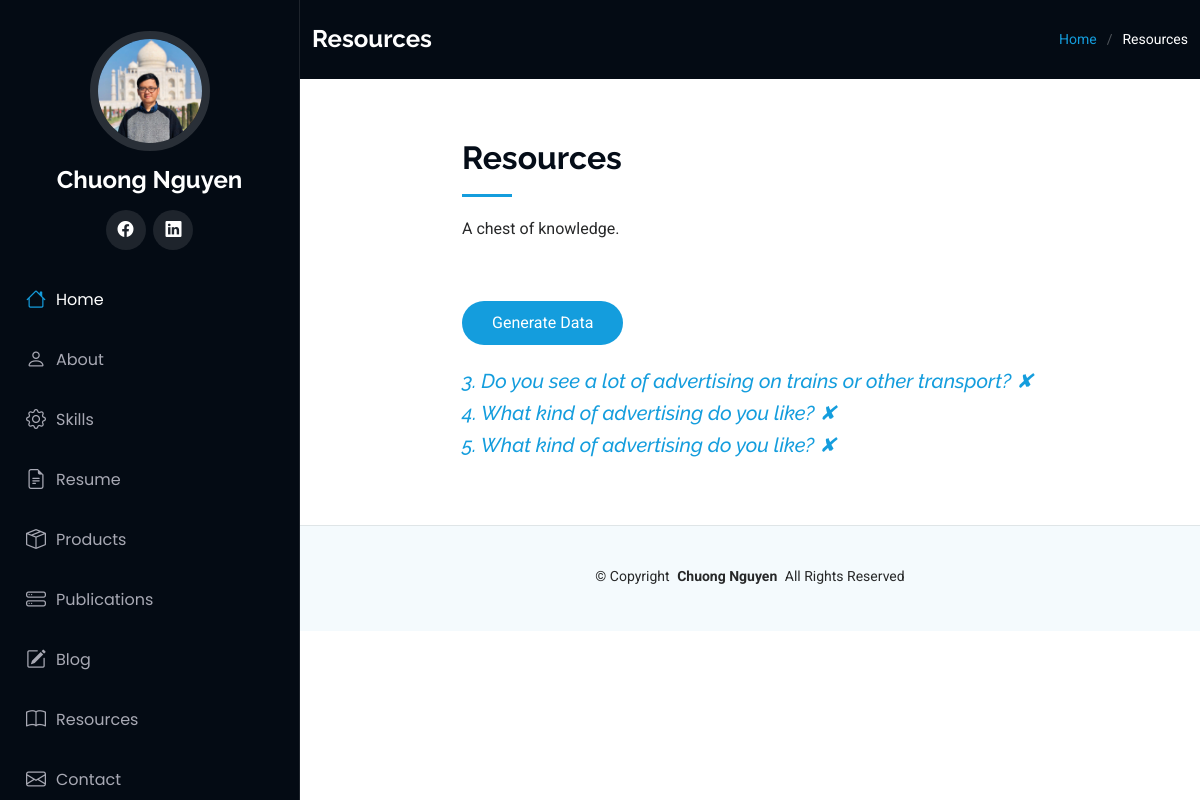
/resources (signed in), run on the app's committed database.
### main.py (models this page shows)
class SpeakingEnglish(db.Model):
    __tablename__ = "speaking"
    id: Mapped[int] = mapped_column(Integer, primary_key=True)
    topic: Mapped[str] = mapped_column(String(300), nullable=False)
    solution: Mapped[str] = mapped_column(Text, nullable=False)

### main.py (the view)
@app.route('/resources', methods=['GET', 'POST'])
def resources():
    topic_data = db.session.execute(db.select(SpeakingEnglish)).scalars()
    generate_data = GenerateButton()
    if generate_data.validate_on_submit():
        topics_bank = web_scrapping()
        with open('static/assets/files/speaking-part-one.csv', 'a', newline='') as data_file:
            writer = csv.writer(data_file)
            writer.writerow(topics_bank)
        return redirect(url_for('resources'))
    return render_template('resources.html', generate_button=generate_data, topics=topic_data, current_user=current_user)

### main.py
class GenerateButton(FlaskForm):
    generate = SubmitField('Generate Data')

### main.py (called while the page is built)
@login_manager.user_loader
def load_user(user_id):
    return db.get_or_404(User, user_id)

### templates/resources.html (shortened to what this page needs)
{% from 'bootstrap5/form.html' import render_form %}
{% extends 'base.html' %}
  {% block content %}
  <main class="main">
    <div class="page-title dark-background">
      <div class="container d-lg-flex justify-content-between align-items-center">
        <h1 class="mb-2 mb-lg-0">Resources</h1>
        <nav class="breadcrumbs">
          <ol>
            <li><a href="{{url_for('home')}}">Home</a></li>
            <li class="current">Resources</li>
          </ol>
        </nav>
      </div>
    </div>
    <section id="starter-section" class="starter-section section">
      <div class="container section-title" data-aos="fade-up">
        <div class="row">
          <div class="col-lg-8 mx-auto">
            <h2>Resources</h2>
            <p>A chest of knowledge.</p>
          </div>
        </div>
      </div>
      {% if current_user.id == 1: %}
      <div class="container">
        <div class="row">
          <div class="col-lg-8 mx-auto pb-4">
            {{render_form(generate_button)}}
          </div>
        </div>
      </div>
      {% endif %}
      {% for topic in topics:%}
      <div class="container" data-aos="fade-up">
        <div class="row">
          <div class="col-lg-8 mx-auto rounded text-body-emphasis">
            <h5 class="display-8 fst-italic"><a href="{{url_for('resource_detail', topic_id=topic.id)}}">{{topic.id}}. {{topic.topic}}</a>
            {% if current_user.id == 1:%}
              <a href="{{url_for('delete_topic', topic_id=topic.id)}}">✘</a>
            {% endif %}
            </h5>
          </div>
        </div>
      </div>
      {% endfor %}
    </section>
  </main>
  {% endblock %}

### static/assets/css/main.css (style rules this page uses)
:root { --default-font: "Roboto", system-ui, -apple-system, "Segoe UI", Roboto, "Helvetica Neue", Arial, "Noto Sans", "Liberation Sans", sans-serif, "Apple Color Emoji", "Segoe UI Emoji", "Segoe UI Symbol", "Noto Color Emoji"; --heading-font: "Raleway", sans-serif; --nav-font: "Poppins", sans-serif; }
:root { --background-color: #ffffff; --default-color: #272829; --heading-color: #050d18; --accent-color: #149ddd; --surface-color: #ffffff; --contrast-color: #ffffff; }
:root { --nav-color: #a8a9b4; --nav-hover-color: #ffffff; --nav-mobile-background-color: #040b14; --nav-dropdown-background-color: #040b14; --nav-dropdown-color: #a8a9b4; --nav-dropdown-hover-color: #ffffff; }
.dark-background { --background-color: #040b14; --default-color: #ffffff; --heading-color: #ffffff; --surface-color: #151f2b; --contrast-color: #ffffff; }
:root { scroll-behavior: smooth; }
body { color: var(--default-color); background-color: var(--background-color); font-family: var(--default-font); }
a { color: var(--accent-color); text-decoration: none; transition: 0.3s; }
h1, h2, h3, h4, h5, h6 { color: var(--heading-color); font-family: var(--heading-font); }
@media (min-width: 1200px) { .header~main, .header~#footer { margin-left: 300px; } }
.page-title { color: var(--default-color); background-color: var(--background-color); padding: 25px 0; position: relative; }
.page-title h1 { font-size: 24px; font-weight: 700; }
.page-title .breadcrumbs ol { display: flex; flex-wrap: wrap; list-style: none; padding: 0; margin: 0; font-size: 14px; font-weight: 400; }
.page-title .breadcrumbs ol li+li { padding-left: 10px; }
.page-title .breadcrumbs ol li+li::before { content: "/"; display: inline-block; padding-right: 10px; color: color-mix(in srgb, var(--default-color), transparent 70%); }
section, .section { color: var(--default-color); background-color: var(--background-color); padding: 60px 0; overflow: clip; }
.section-title { padding-bottom: 60px; position: relative; }
.section-title h2 { font-size: 32px; font-weight: 700; margin-bottom: 20px; padding-bottom: 20px; position: relative; }
.section-title h2:after { content: ""; position: absolute; display: block; width: 50px; height: 3px; background: var(--accent-color); left: 0; bottom: 0; }
.section-title p { margin-bottom: 0; }

### data on the page
SpeakingEnglish: id "3", topic "Do you see a lot of advertising on trains or other transport?"
SpeakingEnglish: id "4", topic "What kind of advertising do you like?"
SpeakingEnglish: id "5", topic "What kind of advertising do you like?"
